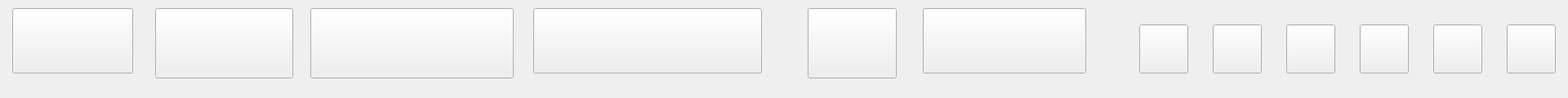
<?xml version="1.0" encoding="UTF-8"?>
<ui version="4.0">
 <class>BottomNavigationBar</class>
 <widget class="QWidget" name="BottomNavigationBar">
  <property name="geometry">
   <rect>
    <x>0</x>
    <y>0</y>
    <width>1920</width>
    <height>120</height>
   </rect>
  </property>
  <property name="minimumSize">
   <size>
    <width>1920</width>
    <height>120</height>
   </size>
  </property>
  <property name="maximumSize">
   <size>
    <width>1920</width>
    <height>120</height>
   </size>
  </property>
  <property name="windowTitle">
   <string>BottomNavigationBar</string>
  </property>
  <widget class="QLabel" name="label">
   <property name="geometry">
    <rect>
     <x>0</x>
     <y>0</y>
     <width>1920</width>
     <height>120</height>
    </rect>
   </property>
   <property name="minimumSize">
    <size>
     <width>1920</width>
     <height>120</height>
    </size>
   </property>
   <property name="maximumSize">
    <size>
     <width>1920</width>
     <height>120</height>
    </size>
   </property>
   <property name="styleSheet">
    <string notr="true"/>
   </property>
   <property name="text">
    <string/>
   </property>
  </widget>
  <widget class="QPushButton" name="CounterpulsationPump_Button">
   <property name="geometry">
    <rect>
     <x>15</x>
     <y>10</y>
     <width>148</width>
     <height>80</height>
    </rect>
   </property>
   <property name="minimumSize">
    <size>
     <width>148</width>
     <height>80</height>
    </size>
   </property>
   <property name="maximumSize">
    <size>
     <width>148</width>
     <height>80</height>
    </size>
   </property>
   <property name="text">
    <string/>
   </property>
  </widget>
  <widget class="QPushButton" name="Mode_Button">
   <property name="geometry">
    <rect>
     <x>190</x>
     <y>10</y>
     <width>169</width>
     <height>86</height>
    </rect>
   </property>
   <property name="minimumSize">
    <size>
     <width>169</width>
     <height>86</height>
    </size>
   </property>
   <property name="maximumSize">
    <size>
     <width>169</width>
     <height>86</height>
    </size>
   </property>
   <property name="text">
    <string/>
   </property>
  </widget>
  <widget class="QPushButton" name="TriggerMode_Button">
   <property name="geometry">
    <rect>
     <x>380</x>
     <y>10</y>
     <width>249</width>
     <height>86</height>
    </rect>
   </property>
   <property name="minimumSize">
    <size>
     <width>249</width>
     <height>86</height>
    </size>
   </property>
   <property name="maximumSize">
    <size>
     <width>249</width>
     <height>86</height>
    </size>
   </property>
   <property name="text">
    <string/>
   </property>
  </widget>
  <widget class="QPushButton" name="InflationRatio_Button">
   <property name="geometry">
    <rect>
     <x>989</x>
     <y>10</y>
     <width>109</width>
     <height>86</height>
    </rect>
   </property>
   <property name="minimumSize">
    <size>
     <width>109</width>
     <height>86</height>
    </size>
   </property>
   <property name="maximumSize">
    <size>
     <width>109</width>
     <height>86</height>
    </size>
   </property>
   <property name="text">
    <string/>
   </property>
  </widget>
  <widget class="QLabel" name="Blank_1_Button_Label">
   <property name="geometry">
    <rect>
     <x>1380</x>
     <y>15</y>
     <width>90</width>
     <height>90</height>
    </rect>
   </property>
   <property name="minimumSize">
    <size>
     <width>90</width>
     <height>90</height>
    </size>
   </property>
   <property name="maximumSize">
    <size>
     <width>90</width>
     <height>90</height>
    </size>
   </property>
   <property name="text">
    <string/>
   </property>
  </widget>
  <widget class="QLabel" name="Blank_2_Button_Label">
   <property name="geometry">
    <rect>
     <x>1470</x>
     <y>15</y>
     <width>90</width>
     <height>90</height>
    </rect>
   </property>
   <property name="minimumSize">
    <size>
     <width>90</width>
     <height>90</height>
    </size>
   </property>
   <property name="maximumSize">
    <size>
     <width>90</width>
     <height>90</height>
    </size>
   </property>
   <property name="text">
    <string/>
   </property>
  </widget>
  <widget class="QLabel" name="Blank_3_Button_Label">
   <property name="geometry">
    <rect>
     <x>1560</x>
     <y>15</y>
     <width>90</width>
     <height>90</height>
    </rect>
   </property>
   <property name="minimumSize">
    <size>
     <width>90</width>
     <height>90</height>
    </size>
   </property>
   <property name="maximumSize">
    <size>
     <width>90</width>
     <height>90</height>
    </size>
   </property>
   <property name="text">
    <string/>
   </property>
  </widget>
  <widget class="QLabel" name="Help_Button_Label">
   <property name="geometry">
    <rect>
     <x>1650</x>
     <y>15</y>
     <width>90</width>
     <height>90</height>
    </rect>
   </property>
   <property name="minimumSize">
    <size>
     <width>90</width>
     <height>90</height>
    </size>
   </property>
   <property name="maximumSize">
    <size>
     <width>90</width>
     <height>90</height>
    </size>
   </property>
   <property name="text">
    <string/>
   </property>
  </widget>
  <widget class="QLabel" name="Switch_Button_Label">
   <property name="geometry">
    <rect>
     <x>1830</x>
     <y>15</y>
     <width>90</width>
     <height>90</height>
    </rect>
   </property>
   <property name="minimumSize">
    <size>
     <width>90</width>
     <height>90</height>
    </size>
   </property>
   <property name="maximumSize">
    <size>
     <width>90</width>
     <height>90</height>
    </size>
   </property>
   <property name="text">
    <string/>
   </property>
  </widget>
  <widget class="QLabel" name="Set_Button_Label">
   <property name="geometry">
    <rect>
     <x>1740</x>
     <y>15</y>
     <width>90</width>
     <height>90</height>
    </rect>
   </property>
   <property name="minimumSize">
    <size>
     <width>90</width>
     <height>90</height>
    </size>
   </property>
   <property name="maximumSize">
    <size>
     <width>90</width>
     <height>90</height>
    </size>
   </property>
   <property name="text">
    <string/>
   </property>
  </widget>
  <widget class="QPushButton" name="Blank_1_Button">
   <property name="geometry">
    <rect>
     <x>1395</x>
     <y>30</y>
     <width>60</width>
     <height>60</height>
    </rect>
   </property>
   <property name="minimumSize">
    <size>
     <width>60</width>
     <height>60</height>
    </size>
   </property>
   <property name="maximumSize">
    <size>
     <width>60</width>
     <height>60</height>
    </size>
   </property>
   <property name="text">
    <string/>
   </property>
  </widget>
  <widget class="QPushButton" name="Blank_2_Button">
   <property name="geometry">
    <rect>
     <x>1485</x>
     <y>30</y>
     <width>60</width>
     <height>60</height>
    </rect>
   </property>
   <property name="minimumSize">
    <size>
     <width>60</width>
     <height>60</height>
    </size>
   </property>
   <property name="maximumSize">
    <size>
     <width>60</width>
     <height>60</height>
    </size>
   </property>
   <property name="text">
    <string/>
   </property>
  </widget>
  <widget class="QPushButton" name="Blank_3_Button">
   <property name="geometry">
    <rect>
     <x>1575</x>
     <y>30</y>
     <width>60</width>
     <height>60</height>
    </rect>
   </property>
   <property name="minimumSize">
    <size>
     <width>60</width>
     <height>60</height>
    </size>
   </property>
   <property name="maximumSize">
    <size>
     <width>60</width>
     <height>60</height>
    </size>
   </property>
   <property name="text">
    <string/>
   </property>
  </widget>
  <widget class="QPushButton" name="Help_Button">
   <property name="geometry">
    <rect>
     <x>1665</x>
     <y>30</y>
     <width>60</width>
     <height>60</height>
    </rect>
   </property>
   <property name="minimumSize">
    <size>
     <width>60</width>
     <height>60</height>
    </size>
   </property>
   <property name="maximumSize">
    <size>
     <width>60</width>
     <height>60</height>
    </size>
   </property>
   <property name="text">
    <string/>
   </property>
  </widget>
  <widget class="QPushButton" name="Set_Button">
   <property name="geometry">
    <rect>
     <x>1755</x>
     <y>30</y>
     <width>60</width>
     <height>60</height>
    </rect>
   </property>
   <property name="minimumSize">
    <size>
     <width>60</width>
     <height>60</height>
    </size>
   </property>
   <property name="maximumSize">
    <size>
     <width>60</width>
     <height>60</height>
    </size>
   </property>
   <property name="text">
    <string/>
   </property>
  </widget>
  <widget class="QPushButton" name="Switch_Button">
   <property name="geometry">
    <rect>
     <x>1845</x>
     <y>30</y>
     <width>60</width>
     <height>60</height>
    </rect>
   </property>
   <property name="minimumSize">
    <size>
     <width>60</width>
     <height>60</height>
    </size>
   </property>
   <property name="maximumSize">
    <size>
     <width>60</width>
     <height>60</height>
    </size>
   </property>
   <property name="text">
    <string/>
   </property>
  </widget>
  <widget class="QLabel" name="Inflatable_Numbers_label">
   <property name="geometry">
    <rect>
     <x>669</x>
     <y>20</y>
     <width>71</width>
     <height>60</height>
    </rect>
   </property>
   <property name="minimumSize">
    <size>
     <width>71</width>
     <height>60</height>
    </size>
   </property>
   <property name="maximumSize">
    <size>
     <width>71</width>
     <height>60</height>
    </size>
   </property>
   <property name="text">
    <string>100</string>
   </property>
   <property name="alignment">
    <set>Qt::AlignRight|Qt::AlignTrailing|Qt::AlignVCenter</set>
   </property>
  </widget>
  <widget class="QLabel" name="Deflating_Number_label">
   <property name="geometry">
    <rect>
     <x>802</x>
     <y>20</y>
     <width>71</width>
     <height>60</height>
    </rect>
   </property>
   <property name="minimumSize">
    <size>
     <width>71</width>
     <height>60</height>
    </size>
   </property>
   <property name="maximumSize">
    <size>
     <width>71</width>
     <height>60</height>
    </size>
   </property>
   <property name="text">
    <string>100</string>
   </property>
   <property name="alignment">
    <set>Qt::AlignRight|Qt::AlignTrailing|Qt::AlignVCenter</set>
   </property>
  </widget>
  <widget class="QLabel" name="Inflation_Deflation_Timing_Label">
   <property name="geometry">
    <rect>
     <x>650</x>
     <y>10</y>
     <width>289</width>
     <height>86</height>
    </rect>
   </property>
   <property name="minimumSize">
    <size>
     <width>289</width>
     <height>86</height>
    </size>
   </property>
   <property name="maximumSize">
    <size>
     <width>289</width>
     <height>86</height>
    </size>
   </property>
   <property name="styleSheet">
    <string notr="true">
QLabel {  
    border: none; /* 移除边框 */  
    background-color: transparent; /* 设置背景透明 */  
     /* 设置背景图片 */  
	background-image:  url(:/BottomNavigationBar/Group 10400.png);
    background-repeat: no-repeat; /* 不重复图片 */  
    background-position: left, top; /* 图片居中显示 */  
}  </string>
   </property>
   <property name="text">
    <string/>
   </property>
  </widget>
  <widget class="QPushButton" name="Inflation_Deflation_Timing_Button">
   <property name="geometry">
    <rect>
     <x>653</x>
     <y>10</y>
     <width>280</width>
     <height>80</height>
    </rect>
   </property>
   <property name="minimumSize">
    <size>
     <width>280</width>
     <height>80</height>
    </size>
   </property>
   <property name="maximumSize">
    <size>
     <width>280</width>
     <height>80</height>
    </size>
   </property>
   <property name="text">
    <string/>
   </property>
  </widget>
  <widget class="QLabel" name="BalloonVolume_Label">
   <property name="geometry">
    <rect>
     <x>1130</x>
     <y>10</y>
     <width>209</width>
     <height>86</height>
    </rect>
   </property>
   <property name="minimumSize">
    <size>
     <width>209</width>
     <height>86</height>
    </size>
   </property>
   <property name="maximumSize">
    <size>
     <width>209</width>
     <height>86</height>
    </size>
   </property>
   <property name="styleSheet">
    <string notr="true">
QLabel {  
    border: none; /* 移除边框 */  
    background-color: transparent; /* 设置背景透明 */  
     /* 设置背景图片 */  
	background-image: url(:/BottomNavigationBar/Group 10341.png);
    background-repeat: no-repeat; /* 不重复图片 */  
    background-position:left, top; /* 图片居中显示 */  

}  </string>
   </property>
   <property name="text">
    <string/>
   </property>
  </widget>
  <widget class="QLabel" name="BalloonVolume_Number_label">
   <property name="geometry">
    <rect>
     <x>1164</x>
     <y>20</y>
     <width>84</width>
     <height>60</height>
    </rect>
   </property>
   <property name="minimumSize">
    <size>
     <width>84</width>
     <height>60</height>
    </size>
   </property>
   <property name="maximumSize">
    <size>
     <width>84</width>
     <height>60</height>
    </size>
   </property>
   <property name="text">
    <string/>
   </property>
  </widget>
  <widget class="QPushButton" name="BalloonVolume_Button">
   <property name="geometry">
    <rect>
     <x>1130</x>
     <y>10</y>
     <width>200</width>
     <height>80</height>
    </rect>
   </property>
   <property name="minimumSize">
    <size>
     <width>200</width>
     <height>80</height>
    </size>
   </property>
   <property name="maximumSize">
    <size>
     <width>200</width>
     <height>80</height>
    </size>
   </property>
   <property name="text">
    <string/>
   </property>
  </widget>
  <zorder>label</zorder>
  <zorder>CounterpulsationPump_Button</zorder>
  <zorder>Mode_Button</zorder>
  <zorder>TriggerMode_Button</zorder>
  <zorder>InflationRatio_Button</zorder>
  <zorder>Blank_1_Button_Label</zorder>
  <zorder>Blank_2_Button_Label</zorder>
  <zorder>Blank_3_Button_Label</zorder>
  <zorder>Help_Button_Label</zorder>
  <zorder>Switch_Button_Label</zorder>
  <zorder>Set_Button_Label</zorder>
  <zorder>Blank_1_Button</zorder>
  <zorder>Blank_2_Button</zorder>
  <zorder>Blank_3_Button</zorder>
  <zorder>Help_Button</zorder>
  <zorder>Set_Button</zorder>
  <zorder>Switch_Button</zorder>
  <zorder>Inflation_Deflation_Timing_Label</zorder>
  <zorder>Inflatable_Numbers_label</zorder>
  <zorder>Deflating_Number_label</zorder>
  <zorder>Inflation_Deflation_Timing_Button</zorder>
  <zorder>BalloonVolume_Label</zorder>
  <zorder>BalloonVolume_Number_label</zorder>
  <zorder>BalloonVolume_Button</zorder>
 </widget>
 <resources>
  <include location="../resource/BottomNavigationBar/BottomNavigationBar.qrc"/>
 </resources>
 <connections/>
</ui>
